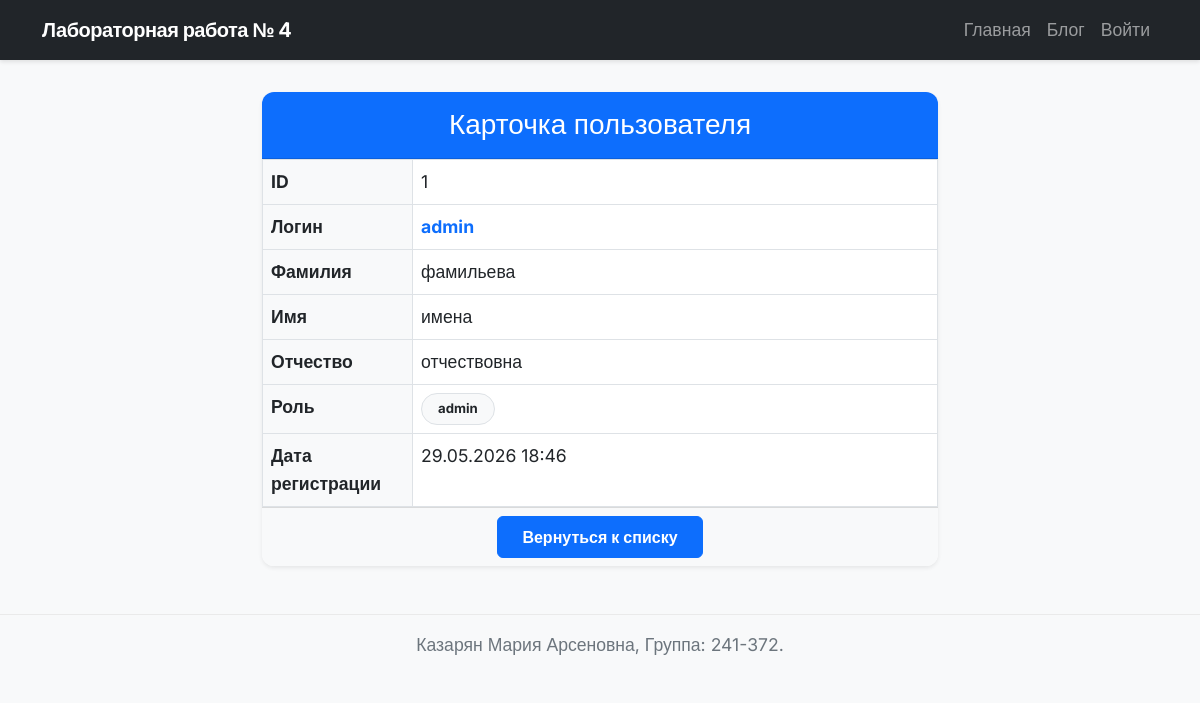
Before: /users/1 with the older database file.
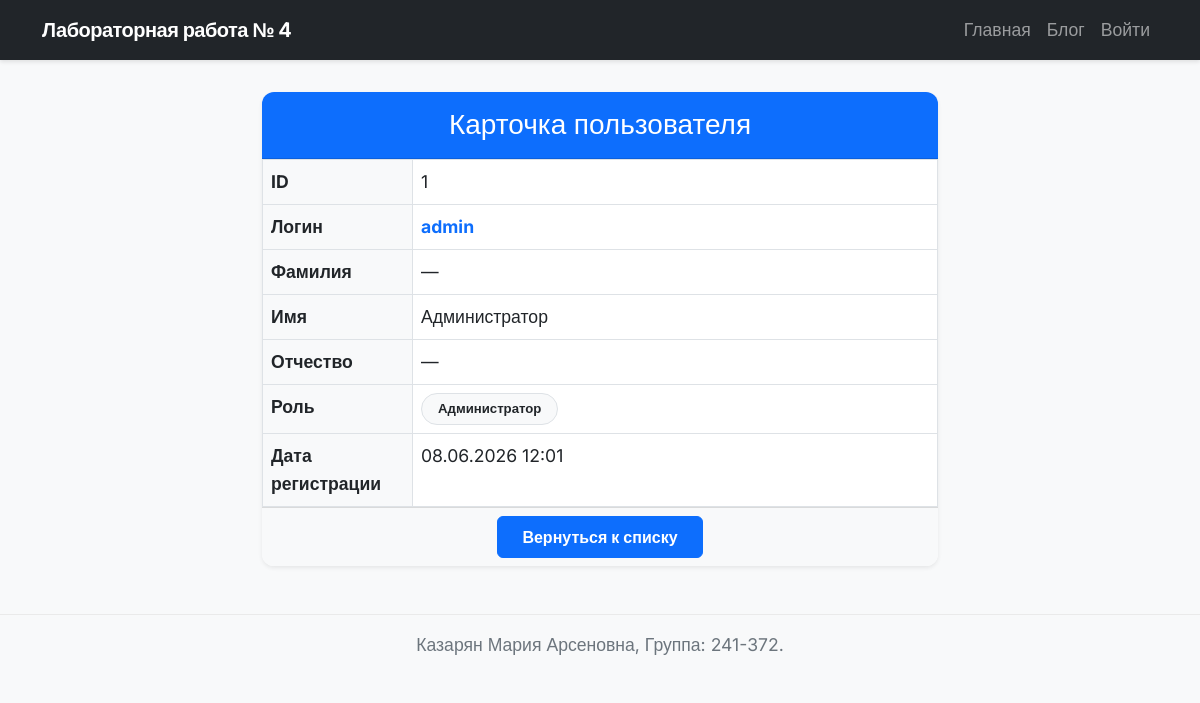
After: the same page with the newer database file.
### models.py (models this page shows, shortened)
class User(db.Model, UserMixin):
    __tablename__ = 'users'
    id = db.Column(db.Integer, primary_key=True)
    login = db.Column(db.String(50), unique=True, nullable=False)
    password_hash = db.Column(db.String(255), nullable=False)
    last_name = db.Column(db.String(50))
    first_name = db.Column(db.String(50), nullable=False)
    middle_name = db.Column(db.String(50))
    role_id = db.Column(db.Integer, db.ForeignKey('roles.id'), nullable=True)
    created_at = db.Column(db.DateTime, default=datetime.utcnow)

class Role(db.Model):
    __tablename__ = 'roles'
    id = db.Column(db.Integer, primary_key=True)
    name = db.Column(db.String(50), unique=True, nullable=False)
    description = db.Column(db.Text)
    users = db.relationship('User', backref='role_obj', lazy=True)

### app4.py (the view)
@app.route('/users/<int:user_id>')
def view_user(user_id):
    user = User.query.get_or_404(user_id)
    return render_template('user_view.html', title='Просмотр пользователя', u=user)

### templates/user_view.html
{% extends "base.html" %}
{% block content %}
<div class="container mt-4" style="max-width: 700px;">
    <div class="card shadow-sm border-0 rounded-4">
        <div class="card-header bg-primary text-white text-center py-3">
            <h3 class="mb-0">Карточка пользователя</h3>
        </div>
        <div class="card-body p-0">
            <table class="table table-bordered mb-0">
                <tbody>
                    <tr>
                        <th class="bg-light" style="width: 150px;">ID</th>
                        <td>{{ u.id }}</td>
                    </tr>
                    <tr>
                        <th class="bg-light">Логин</th>
                        <td class="fw-bold text-primary">{{ u.login }}</td>
                    </tr>
                    <tr>
                        <th class="bg-light">Фамилия</th>
                        <td>{{ u.last_name or '—' }}</td>
                    </tr>
                    <tr>
                        <th class="bg-light">Имя</th>
                        <td>{{ u.first_name }}</td>
                    </tr>
                    <tr>
                        <th class="bg-light">Отчество</th>
                        <td>{{ u.middle_name or '—' }}</td>
                    </tr>
                    <tr>
                        <th class="bg-light">Роль</th>
                        <td>
                            <span class="badge bg-light text-dark border rounded-pill px-3 py-2">
                                {{ u.role_obj.name if u.role_obj else 'Нет роли' }}
                            </span>
                        </td>
                    </tr>
                    <tr>
                        <th class="bg-light">Дата регистрации</th>
                        <td>{{ u.created_at.strftime('%d.%m.%Y %H:%M') }}</td>
                    </tr>
                </tbody>
            </table>
        </div>
        <div class="card-footer bg-light text-center">
            <a href="{{ url_for('index') }}" class="btn btn-primary">Вернуться к списку</a>
        </div>
    </div>
</div>
{% endblock %}

Changed rows visible on the page:
changed User "admin": last_name "фамильева" → "—"; first_name "имена" → "Администратор"; middle_name "отчествовна" → "—"; created_at "29.05.2026 18:46" → "08.06.2026 12:01"
changed Role: role_obj "admin" → "Администратор"
